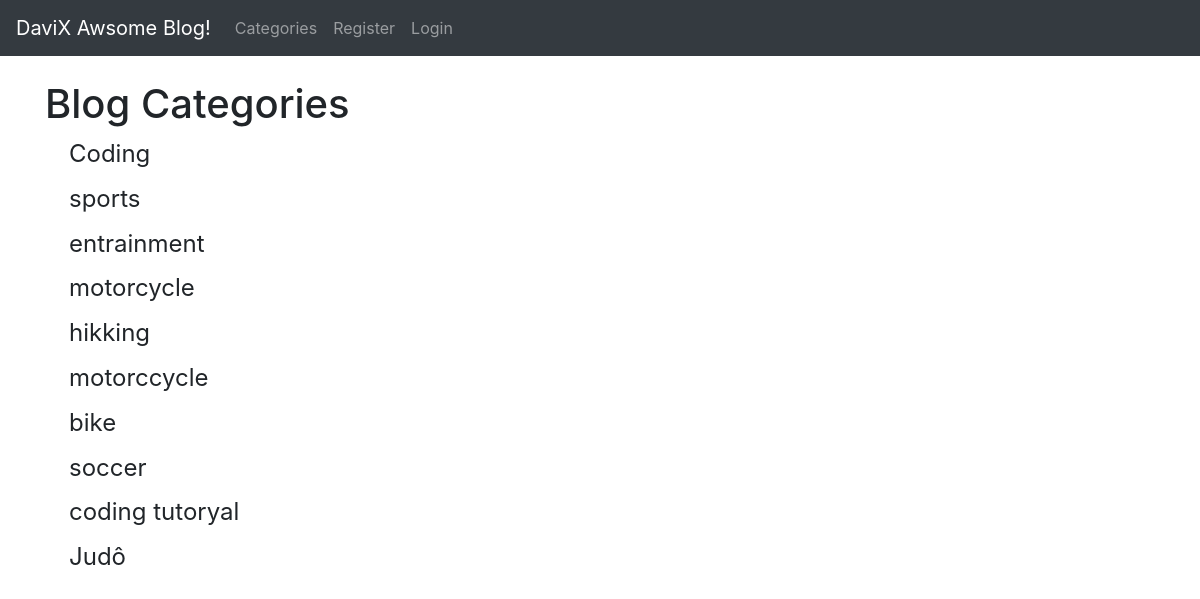
The app's page /category-list/, older data.
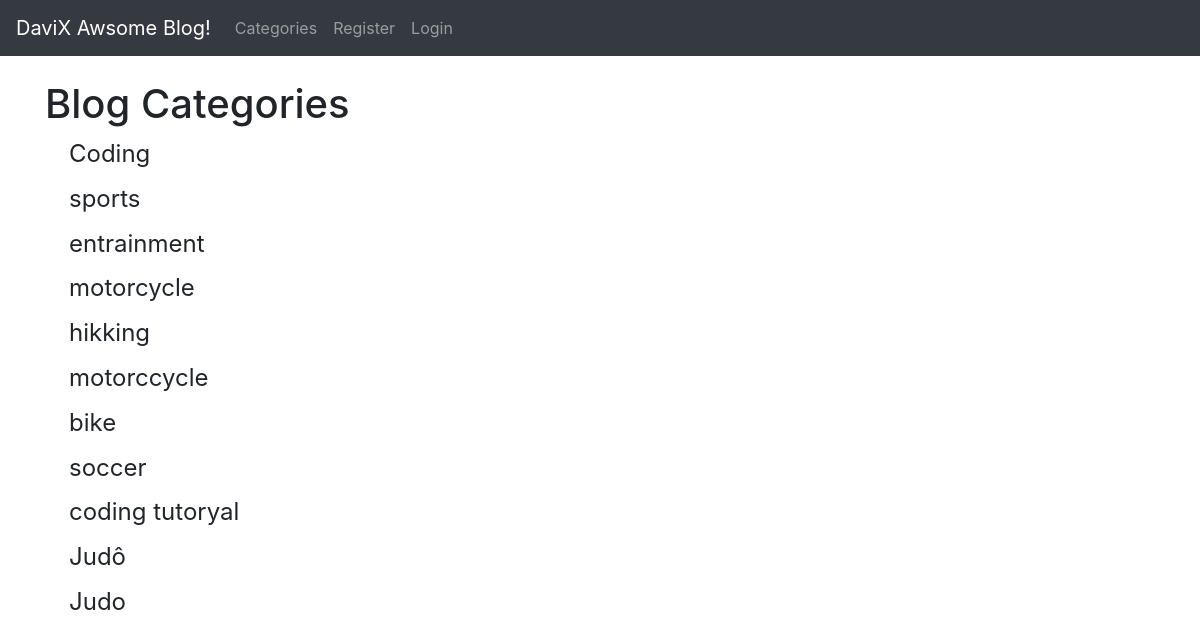
The same page, newer data.
### theblog/models.py (models this page shows, shortened)
class Category(models.Model):
    name = models.CharField(max_length=255)
    def __str__(self):
        return self.name

### theblog/views.py (the view)
# urls.py: path('category-list/', CategoryListView, name='category-list'),
def CategoryListView(request):
    cat_menu_list = Category.objects.all()
    return render(request, 'category_list.html', {'cat_menu_list': cat_menu_list})

### theblog/templates/category_list.html (shortened to what this page needs)
{% extends 'base.html' %}
{% block content %}
    <h1>Blog Categories</h1>
    {% for item in cat_menu_list%}
        <h4><a class="dropdown-item" href="{% url 'category' item|slugify %}">{{ item }}</a></h4>
    {% endfor %}
{% endblock %}

Row changes from the older to the newer data that the page shows:
added Category: name "Judo"
